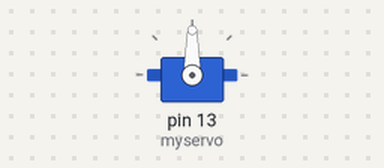
This sketch was run on a simulated Arduino Uno, built with avr-gcc and run on an emulated ATmega328P. Shown: servo.

Above: at 0.05 s.
Timing chart, 0 to 4.6 s (numbered marks = the images above):
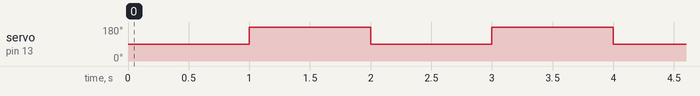

Measured:
- by itself, servo on pin 13 (myservo): alternates 180° for 1.0 s and 90° for 1.0 s

The sketch:

2-2_Servo_motor.ino
```cpp
#include <Servo.h>

Servo myservo;

void setup() {
  myservo.attach(13);
}

void loop() {
  myservo.write(90);
  delay(1000);
  myservo.write(180);
  delay(1000);
}
```
